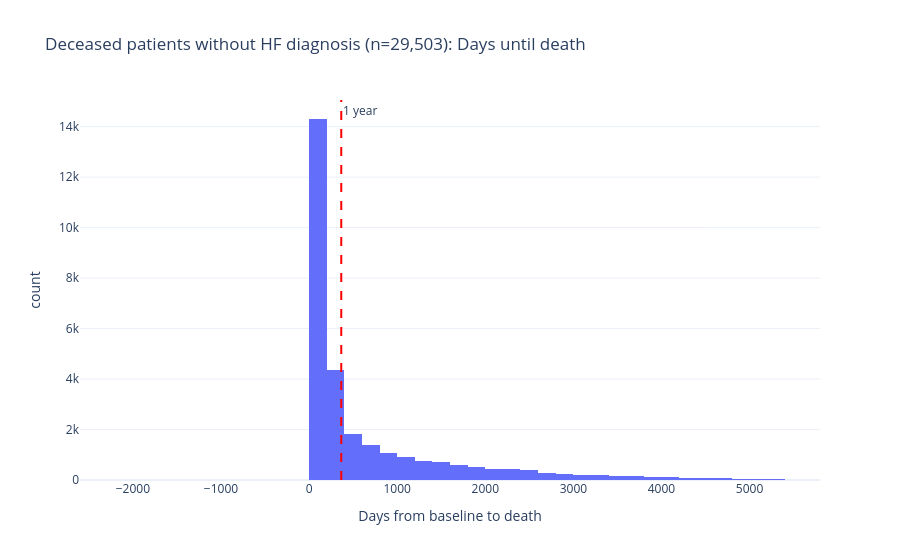

Write notebook code for a chart like this one.
### Markdown cell above
# 7. Data Quality Check: Dead but "Healthy"?

Patients classified as **target=2 (healthy/censored)** who have a recorded date of death (`dod`). These patients died but were never diagnosed with heart failure — they are **correctly** censored (not false labels), but it's important to know how many there are and whether they bias the model.

### Code cell
# ── Data Quality: Deceased Patients in the "Healthy" Class ──
import polars as pl

# df is the full dataset (before the split)
df_quality = df.to_pandas() if hasattr(df, 'to_pandas') else df

# Patients with target=2 (healthy/censored) AND date of death (dod) present
dead_but_healthy = df.filter(
    (pl.col("target") == 2) & (pl.col("dod").is_not_null())
)

total_healthy = df.filter(pl.col("target") == 2).height
n_dead_healthy = dead_but_healthy.height

log.info(f"Total patients with target=2 (healthy/censored): {total_healthy:,}")
log.info(f"With date of death (dod): {n_dead_healthy:,} ({n_dead_healthy/total_healthy:.1%})")
log.info(f"Without dod (truly alive): {total_healthy - n_dead_healthy:,}")

# Distribution of survival time for the 'dead healthy' patients
if n_dead_healthy > 0:
    t_death_stats = dead_but_healthy.select("t_death").to_pandas()["t_death"].describe()
    log.info(f"\nSurvival time (t_death) of deceased 'healthy' patients:")
    log.info(t_death_stats)
    
    fig_dq = px.histogram(
        dead_but_healthy.select("t_death").to_pandas(), 
        x="t_death", nbins=50,
        title=f"Deceased patients without HF diagnosis (n={n_dead_healthy:,}): Days until death",
        labels={"t_death": "Days from baseline to death"},
        template="plotly_white"
    )
    fig_dq.add_vline(x=365, line_dash="dash", line_color="red", annotation_text="1 year")
    show_and_save(fig_dq, "data_quality_dead_but_healthy")

### Figure 1 — Plotly figure (JSON) as saved in the notebook; plotly's stock layout.template omitted (floating-point values rounded to 4 significant figures; data arrays with more than 128 entries replaced by an {"elided": "..."} marker saying what was removed)
{"data": [{"bingroup": "x", "hovertemplate": "Days from baseline to death=%{x}<br>count=%{y}<extra></extra>", "legendgroup": "", "marker": {"color": "#636efa", "pattern": {"shape": ""}}, "name": "", "nbinsx": 50, "orientation": "v", "showlegend": false, "type": "histogram", "x": {"elided": "29503 int values"}, "xaxis": "x", "yaxis": "y"}], "layout": {"annotations": [{"showarrow": false, "text": "1 year", "x": 365, "xanchor": "left", "xref": "x", "y": 1, "yanchor": "top", "yref": "y domain"}], "barmode": "relative", "legend": {"tracegroupgap": 0}, "shapes": [{"line": {"color": "red", "dash": "dash"}, "type": "line", "x0": 365, "x1": 365, "xref": "x", "y0": 0, "y1": 1, "yref": "y domain"}], "title": {"text": "Deceased patients without HF diagnosis (n=29,503): Days until death"}, "xaxis": {"anchor": "y", "domain": [0, 1], "title": {"text": "Days from baseline to death"}}, "yaxis": {"anchor": "x", "domain": [0, 1], "title": {"text": "count"}}}}
